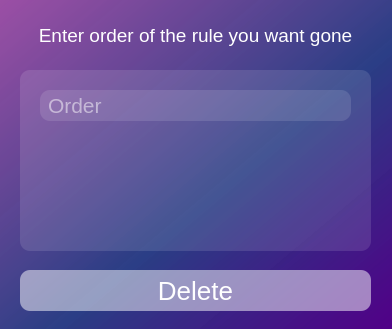
<?xml version="1.0" encoding="UTF-8"?>
<ui version="4.0">
 <class>Dialog</class>
 <widget class="QDialog" name="Dialog">
  <property name="geometry">
   <rect>
    <x>0</x>
    <y>0</y>
    <width>392</width>
    <height>329</height>
   </rect>
  </property>
  <property name="windowTitle">
   <string>Dialog</string>
  </property>
  <property name="styleSheet">
   <string notr="true">background-color: qlineargradient(spread:pad, x1:1, y1:1, x2:0, y2:0, stop:0 rgba(81, 0, 135, 255), stop:0.427447 rgba(41, 61, 132, 235), stop:1 rgba(155, 79, 165, 255));</string>
  </property>
  <widget class="QFrame" name="frame">
   <property name="geometry">
    <rect>
     <x>20</x>
     <y>70</y>
     <width>351</width>
     <height>181</height>
    </rect>
   </property>
   <property name="styleSheet">
    <string notr="true">background-color: rgba(255, 255, 255, 30);
border-radius: 10%;</string>
   </property>
   <property name="frameShape">
    <enum>QFrame::StyledPanel</enum>
   </property>
   <property name="frameShadow">
    <enum>QFrame::Raised</enum>
   </property>
   <widget class="QLineEdit" name="lineEditDel_order">
    <property name="geometry">
     <rect>
      <x>20</x>
      <y>20</y>
      <width>311</width>
      <height>31</height>
     </rect>
    </property>
    <property name="styleSheet">
     <string notr="true">padding-left: 6px;
color: white;
font-size: 16pt;</string>
    </property>
    <property name="placeholderText">
     <string>Order</string>
    </property>
   </widget>
  </widget>
  <widget class="QLabel" name="label">
   <property name="geometry">
    <rect>
     <x>20</x>
     <y>20</y>
     <width>351</width>
     <height>31</height>
    </rect>
   </property>
   <property name="styleSheet">
    <string notr="true">background-color: rgba(255, 255, 255, 0);
color: white;
font-size: 19px;</string>
   </property>
   <property name="text">
    <string>Enter order of the rule you want gone</string>
   </property>
   <property name="alignment">
    <set>Qt::AlignCenter</set>
   </property>
  </widget>
  <widget class="QPushButton" name="delRuleBtn">
   <property name="geometry">
    <rect>
     <x>20</x>
     <y>270</y>
     <width>351</width>
     <height>41</height>
    </rect>
   </property>
   <property name="styleSheet">
    <string notr="true">QPushButton {
background-color: rgba(255, 255, 255, 128);
color: white;
font-size: 26px;
border-radius: 10%;
}

QPushButton::pressed {
background-color: rgba(255, 255, 255, 172);
color: white;
}</string>
   </property>
   <property name="text">
    <string>Delete</string>
   </property>
  </widget>
 </widget>
 <resources/>
 <connections/>
</ui>
